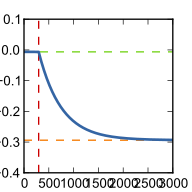

Reproduce this figure in Python.
#!/usr/bin/env python

import numpy as np
from exparser.TangoPalette import *
from matplotlib import pyplot as plt

t0=295.7
speed=456.9
lim1=-0.2938
lim2=-0.0063

def pupilCurve(x):
	
	a = np.exp((-x+t0)/speed)
	a[:t0] = 1
	return a * (lim2-lim1) + lim1

plt.rc('font', family='Arial', size=10)
plt.figure(figsize=(2,2))

xData = np.linspace(0, 2999, 3000)
yData = pupilCurve(xData)

plt.axhline(lim1, linestyle='--', color=orange[1])
plt.axhline(lim2, linestyle='--', color=green[1])
plt.axvline(t0, linestyle='--', color=red[1])
plt.xlabel('t')
plt.ylabel('p(t)')

#plt.text(1000, -.1, r'$where t >= t0: p(t) = e^ \frac{-t+t0}{s} \cdot (p1-p2) + p2$')
#plt.text(1000, -.15, r'$where t < t0: p(t) = 0$')

plt.ylim(-.4, .1)

plt.plot(xData, yData, color=blue[1], linewidth=2)
plt.savefig('expExample.svg')
plt.show()
